Frame 1 (no input): blank canvas, image omitted
Frame 60 (the mouse pressed at the canvas centre just before this capture): blank canvas, image omitted
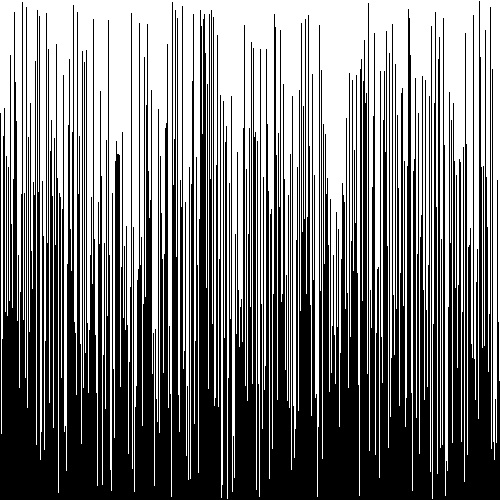
Frame 120 (the mouse held since frame 60 and released just before this capture)

The Processing sketch whose frames 1 and 60 were blank and that drew this single picture after the mouse press (run headless with seeded random() and noise(); from frame 60 on, the mouse is pressed at the canvas centre):

// Processing sketch: Visual_Array_Sorter
// ── Visual_Array_Sorter.pde
/* Copy the code into a new Processing sketch and complete then steps. */

//1. create an array of ints. don't initialize it yet.
int [] array;

void setup() {
  //2. set the size of your window
  //  if you are using Processing 3, you cannot use variables
  //  because the developers don't know how programming is supposed to work.
  size(500,500);

  //3. initialize your array with the built in width variable
  array = new int[width];
  
  //4. initialize the ints in the array with random numbers
  //   from 0 to the built in height variable
 
  
  //5. call the noStroke() method
  noStroke();
}

void draw() {
  //6. set the background color with background(r, g, b);
  background(255, 255, 255);

  //7. set the color for your graph
  fill(0);

  //8. draw a rectangle for each int in your array.
  for(int j = 0; j < array.length; j++){
    
  rect(j, height, 1, -array[j]);
  //   the x value will be the element of the int
  //   the y value will the height variable
  //   the width is 1
  //   the height is negative the value of the int at that element in the array
  }

  //9. call the stepSort method
  stepSort(array);

  //10. extract the code that randomizes the array into a method.
  

  //11. call the method you made in step 10 when the mouse is pressed
  if(mousePressed){
     randomize(array);
  }
 
}
void stepSort(int[] arr) {
  for (int i = 1; i < arr.length; i++) {
    if (arr[i - 1] > arr[i]) {
      int t = arr[i];
      arr[i] = arr[i - 1];
      arr[i - 1] = t;
    }
  }
}

void randomize(int[] array) {
   for(int i = 0; i < array.length; i++){
   array[i] = (int) random (height);
  }
}
